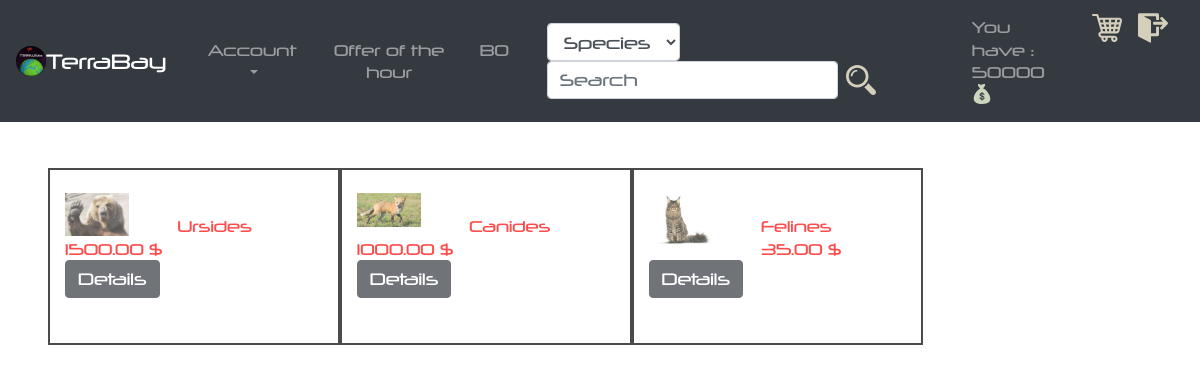
The app's page /controller/home_controller.php (signed in) with its own data.
### tables this page shows
CREATE TABLE IF NOT EXISTS `articles` (
  `id_article` INT(11) NOT NULL AUTO_INCREMENT,
  `id_specie` INT(11) NULL DEFAULT NULL,
  `id_user` INT(11) NOT NULL,
  `description` VARCHAR(45) NOT NULL,
  `unit_price` DECIMAL(65,2) NOT NULL,
  `stock` INT(11) NOT NULL,
  `gender` ENUM('0', '1', '2') NULL DEFAULT NULL,
  `diet` ENUM('vegie', 'carnivorous', 'omnivorous') NOT NULL,
  `weight` DECIMAL(7,2) NULL DEFAULT NULL,
  `size` DECIMAL(5,2) NOT NULL,
  `color` VARCHAR(45) NOT NULL,
  `age` INT(11) NULL DEFAULT NULL,
  `status` ENUM('available', 'unavailable', 'bid') NOT NULL,
  `photo_path` VARCHAR(100) NULL,
  PRIMARY KEY (`id_article`),
  CONSTRAINT `articles_ibfk_1`
    FOREIGN KEY (`id_specie`)
    REFERENCES `species` (`id_specie`)
    ON DELETE CASCADE
    ON UPDATE CASCADE,
  CONSTRAINT `articles_ibfk_2`
    FOREIGN KEY (`id_user`)
    REFERENCES `users` (`id_user`)
    ON DELETE CASCADE
    ON UPDATE CASCADE);

CREATE TABLE IF NOT EXISTS `species` (
  `id_specie` INT(11) NOT NULL AUTO_INCREMENT,
  `name` VARCHAR(45) NOT NULL,
  PRIMARY KEY (`id_specie`));

### model/home_model.php (called while the page is built, shortened)
<?php
	require_once("../controller/db_connexion.php");
	$sql ='select id_user,balance from users where pseudo = "'.$_SESSION['pseudo'].'"';
	$req = $db_connexion->query($sql);
	$user_data = $req->fetch();
	$sql = 'SELECT id_article, unit_price, species.name, articles.photo_path FROM users INNER JOIN articles ON users.id_user = articles.id_user INNER JOIN species ON articles.id_specie = species.id_specie WHERE users.id_user != "'.$user_data['id_user'].'"and articles.status="available" ';
	$req = $db_connexion->query($sql);
	$i=0;
	while ($row = $req->fetch()){
		$data[$i]=$row;
		$i++;
	}
?>

### view/home_view.php (the view)
	<?php
		echo "<center><h2>Welcome ".$_SESSION["pseudo"]."</h2></center>";
	?>
	<?php
	$x=0;
		if (isset($data)) {
			echo "<div class='row ml-5'>";
			for ($i=0; $i <count($data) ; $i++) {
				echo "<div class='col-sm-3' style='background-color:white; opacity:0.7; color:red; border:solid black 2px ;overflow: hidden;max-width: 336px; '><br>
				<img class='float-left mr-5' src = '".$data[$i]['photo_path']."' width='25%'>
				<br>".$data[$i]['name']."<br>".$data[$i]['unit_price']." $<br>
				<form action='../controller/product_page_controller.php?id=".$data[$i]['id_article']."' method='POST'>
				<input type='submit' class='btn btn-dark ' style='background-color:dark;' name='Details' value='Details'></form><br><br></div>";
				$x++;
				if ($x%3==0){
					echo "<br>";
				}
			}
		}
	?>
</body>
</html>

### controller/home_controller.php (shortened to what this page needs)
<?php
	if (empty($_SESSION["pseudo"])){
		header("location:../index.php");
	}elseif (!isset($_GET['go'])){
		require_once("../model/home_model.php");
		include("../view/header.php");
		require_once("../view/home_view.php");
	}elseif (isset($_GET['go']) && $_GET['go']=="search") {
		require_once("../model/searchbar_model.php");
		include("../view/header.php");
		require_once("../view/home_view.php");
	}
?>

### view/header.php (shortened to what this page needs)
<!DOCTYPE html>
<html>
  <head>
    <link rel="stylesheet" href="../view/css/bootstrap/bootstrap.css" >
    <link rel="stylesheet" href="../view/css/style.css">
  </head>
  <body>
    <nav class="navbar navbar-expand-lg navbar-dark bg-dark">
      <a class="navbar-brand" href="../controller/home_controller.php">
      <img src="../view/images/logo.png" width="30" height="30" class="d-inline-block align-top" alt="">TerraBay</a>
      <div class="collapse navbar-collapse row ml-3" id="navbarSupportedContent">
        <ul class="navbar-nav mr-auto col-lg-4 text-center">
          <li class="nav-item dropdown">
            <a class="nav-link dropdown-toggle" href="../controller/home_controller.php" id="navbarDropdown" role="button" data-toggle="dropdown" aria-haspopup="true" aria-expanded="false">Account</a>
          </li>
          <li class="nav-item"><a class="nav-link" href="../controller/offer_of_the_hour_controller.php">Offer of the hour</a></li>
          <?php
            if (isset($_SESSION['admin'])) {
               echo "<li class='nav-item'><a class='nav-link' href='../controller/backoffice_controller.php'>BO</a></li>";
            }
          ?>
        </ul>
        <form class="form-inline col-lg-5 text-center" action="../controller/home_controller.php?go=search" method="post">
          <select class="form-control"><option>Species</option></select>
          <input class="form-control mr-sm-2" type="search" placeholder="Search" aria-label="Search" name="search">
          <input type="image" src="../view/images/search.svg"  name="search" alt="Supprimer" width="30" height="30">
        </form>
        <div class="collapse navbar-collapse col-lg-3 mr-auto" id="navbarSupportedContent">
          <ul class="navbar-nav mr-auto float-right">
            <li class="nav-item"><a class="nav-link mr-4" href="../controller/controller_monney.php"> You have : <?php echo round($_SESSION['monney'])." "; ?><img src="../view/images/monney.svg" width="20" height="20" class="d-inline-block align-top" alt=""></a></li>
            <a class="navbar-brand ml-2" href="../controller/caddy_controller.php">
            <img src="../view/images/caddy.svg" width="30" height="30" class="d-inline-block align-top" alt=""></a>
            <a class="navbar-brand ml" href="../controller/disconnect.php">
            <img src="../view/images/disconnect.svg" width="30" height="30" class="d-inline-block align-top" alt=""></a>
          </ul>
        </div>
    </nav>

### view/css/style.css (style rules this page uses)
body { background-image: url("../../view/images/background1.jpg"); background-size: 100%; color : white; overflow-X:hidden; font-family: "neuropol"; font-size: 15px; }
h2 { font-family: "telemarines"; }

### records on screen
articles: photo_path (picture), id_specie.name "Ursides", unit_price "1500.00"
articles: photo_path (picture), id_specie.name "Canides", unit_price "1000.00"
articles: photo_path (picture), id_specie.name "Felines", unit_price "35.00"

### other values on screen
$_SESSION['monney'] "50000"
